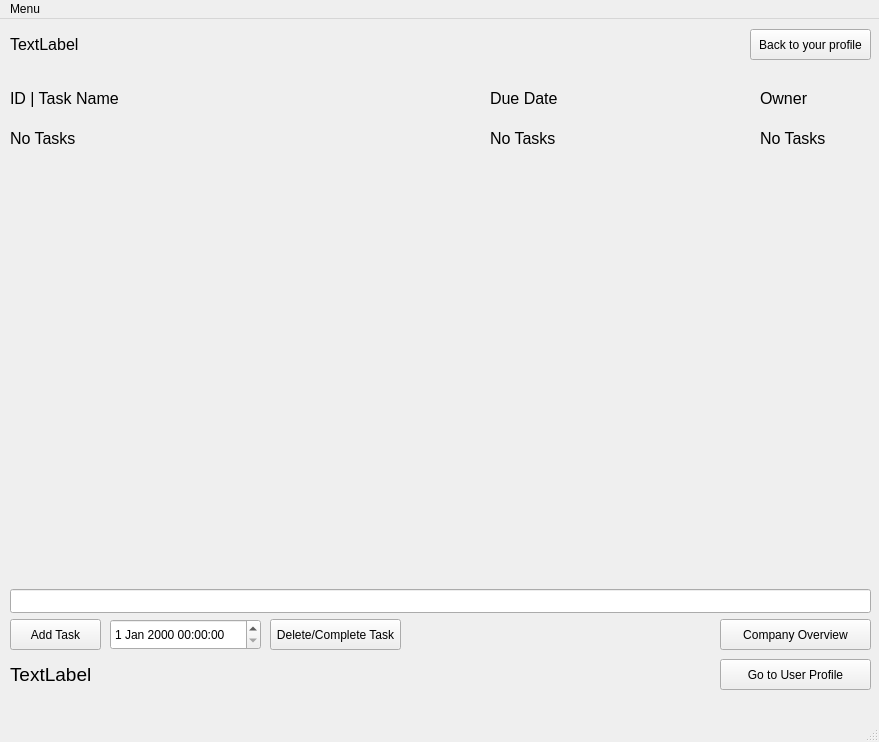
<?xml version="1.0" encoding="UTF-8"?>
<ui version="4.0">
 <class>CheckListWindow</class>
 <widget class="QMainWindow" name="CheckListWindow">
  <property name="geometry">
   <rect>
    <x>0</x>
    <y>0</y>
    <width>879</width>
    <height>742</height>
   </rect>
  </property>
  <property name="windowTitle">
   <string>MainWindow</string>
  </property>
  <widget class="QWidget" name="centralWidget">
   <widget class="QLabel" name="taskNameList">
    <property name="geometry">
     <rect>
      <x>10</x>
      <y>110</y>
      <width>461</width>
      <height>421</height>
     </rect>
    </property>
    <property name="font">
     <font>
      <pointsize>12</pointsize>
     </font>
    </property>
    <property name="text">
     <string>&lt;html&gt;&lt;head/&gt;&lt;body&gt;&lt;p&gt;No Tasks&lt;/p&gt;&lt;/body&gt;&lt;/html&gt;</string>
    </property>
    <property name="alignment">
     <set>Qt::AlignLeading|Qt::AlignLeft|Qt::AlignTop</set>
    </property>
   </widget>
   <widget class="QPushButton" name="addTaskButton">
    <property name="geometry">
     <rect>
      <x>10</x>
      <y>600</y>
      <width>91</width>
      <height>31</height>
     </rect>
    </property>
    <property name="text">
     <string>Add Task</string>
    </property>
   </widget>
   <widget class="QLineEdit" name="commandInputEdit">
    <property name="geometry">
     <rect>
      <x>10</x>
      <y>570</y>
      <width>861</width>
      <height>24</height>
     </rect>
    </property>
   </widget>
   <widget class="QDateTimeEdit" name="taskDateTimeEdit">
    <property name="geometry">
     <rect>
      <x>110</x>
      <y>600</y>
      <width>151</width>
      <height>31</height>
     </rect>
    </property>
   </widget>
   <widget class="QPushButton" name="deleteTaskButton">
    <property name="geometry">
     <rect>
      <x>270</x>
      <y>600</y>
      <width>131</width>
      <height>31</height>
     </rect>
    </property>
    <property name="text">
     <string>Delete/Complete Task</string>
    </property>
   </widget>
   <widget class="QLabel" name="taskDateList">
    <property name="geometry">
     <rect>
      <x>490</x>
      <y>110</y>
      <width>261</width>
      <height>421</height>
     </rect>
    </property>
    <property name="font">
     <font>
      <pointsize>12</pointsize>
     </font>
    </property>
    <property name="text">
     <string>&lt;html&gt;&lt;head/&gt;&lt;body&gt;&lt;p&gt;No Tasks&lt;/p&gt;&lt;/body&gt;&lt;/html&gt;</string>
    </property>
    <property name="alignment">
     <set>Qt::AlignLeading|Qt::AlignLeft|Qt::AlignTop</set>
    </property>
   </widget>
   <widget class="QLabel" name="taskOwnerList">
    <property name="geometry">
     <rect>
      <x>760</x>
      <y>110</y>
      <width>111</width>
      <height>421</height>
     </rect>
    </property>
    <property name="font">
     <font>
      <pointsize>12</pointsize>
     </font>
    </property>
    <property name="text">
     <string>&lt;html&gt;&lt;head/&gt;&lt;body&gt;&lt;p&gt;No Tasks&lt;/p&gt;&lt;/body&gt;&lt;/html&gt;</string>
    </property>
    <property name="alignment">
     <set>Qt::AlignLeading|Qt::AlignLeft|Qt::AlignTop</set>
    </property>
   </widget>
   <widget class="QLabel" name="userGreeting">
    <property name="geometry">
     <rect>
      <x>10</x>
      <y>10</y>
      <width>371</width>
      <height>31</height>
     </rect>
    </property>
    <property name="font">
     <font>
      <pointsize>12</pointsize>
     </font>
    </property>
    <property name="text">
     <string>TextLabel</string>
    </property>
   </widget>
   <widget class="QPushButton" name="goToUserProfileButton">
    <property name="geometry">
     <rect>
      <x>720</x>
      <y>640</y>
      <width>151</width>
      <height>31</height>
     </rect>
    </property>
    <property name="text">
     <string>Go to User Profile</string>
    </property>
   </widget>
   <widget class="QPushButton" name="goToCompanyLevel">
    <property name="geometry">
     <rect>
      <x>720</x>
      <y>600</y>
      <width>151</width>
      <height>31</height>
     </rect>
    </property>
    <property name="text">
     <string>Company Overview</string>
    </property>
   </widget>
   <widget class="QLabel" name="taskNameListTitle">
    <property name="geometry">
     <rect>
      <x>10</x>
      <y>70</y>
      <width>471</width>
      <height>21</height>
     </rect>
    </property>
    <property name="font">
     <font>
      <pointsize>12</pointsize>
     </font>
    </property>
    <property name="text">
     <string>&lt;html&gt;&lt;head/&gt;&lt;body&gt;&lt;p&gt;ID | Task Name&lt;/p&gt;&lt;/body&gt;&lt;/html&gt;</string>
    </property>
    <property name="alignment">
     <set>Qt::AlignLeading|Qt::AlignLeft|Qt::AlignTop</set>
    </property>
   </widget>
   <widget class="QLabel" name="taskDateListTitle">
    <property name="geometry">
     <rect>
      <x>490</x>
      <y>70</y>
      <width>261</width>
      <height>21</height>
     </rect>
    </property>
    <property name="font">
     <font>
      <pointsize>12</pointsize>
     </font>
    </property>
    <property name="text">
     <string>&lt;html&gt;&lt;head/&gt;&lt;body&gt;&lt;p&gt;Due Date&lt;/p&gt;&lt;/body&gt;&lt;/html&gt;</string>
    </property>
    <property name="alignment">
     <set>Qt::AlignLeading|Qt::AlignLeft|Qt::AlignTop</set>
    </property>
   </widget>
   <widget class="QLabel" name="taskOwnerListTitle">
    <property name="geometry">
     <rect>
      <x>760</x>
      <y>70</y>
      <width>111</width>
      <height>21</height>
     </rect>
    </property>
    <property name="font">
     <font>
      <pointsize>12</pointsize>
     </font>
    </property>
    <property name="text">
     <string>&lt;html&gt;&lt;head/&gt;&lt;body&gt;&lt;p&gt;Owner&lt;/p&gt;&lt;/body&gt;&lt;/html&gt;</string>
    </property>
    <property name="alignment">
     <set>Qt::AlignLeading|Qt::AlignLeft|Qt::AlignTop</set>
    </property>
   </widget>
   <widget class="QLabel" name="errorAnnouncerLabel">
    <property name="geometry">
     <rect>
      <x>10</x>
      <y>640</y>
      <width>571</width>
      <height>31</height>
     </rect>
    </property>
    <property name="font">
     <font>
      <pointsize>14</pointsize>
     </font>
    </property>
    <property name="text">
     <string>TextLabel</string>
    </property>
   </widget>
   <widget class="QPushButton" name="goToUserProfileButton_2">
    <property name="geometry">
     <rect>
      <x>750</x>
      <y>10</y>
      <width>121</width>
      <height>31</height>
     </rect>
    </property>
    <property name="text">
     <string>Back to your profile</string>
    </property>
   </widget>
  </widget>
  <widget class="QMenuBar" name="menubar">
   <property name="geometry">
    <rect>
     <x>0</x>
     <y>0</y>
     <width>879</width>
     <height>20</height>
    </rect>
   </property>
   <widget class="QMenu" name="menuMenu">
    <property name="title">
     <string>Menu</string>
    </property>
    <addaction name="actionLog_Out"/>
    <addaction name="separator"/>
    <addaction name="actionExit"/>
   </widget>
   <addaction name="menuMenu"/>
  </widget>
  <widget class="QStatusBar" name="statusbar"/>
  <action name="actionLog_Out">
   <property name="text">
    <string>Log Out</string>
   </property>
  </action>
  <action name="actionExit">
   <property name="text">
    <string>Exit</string>
   </property>
  </action>
 </widget>
 <resources/>
 <connections/>
</ui>
